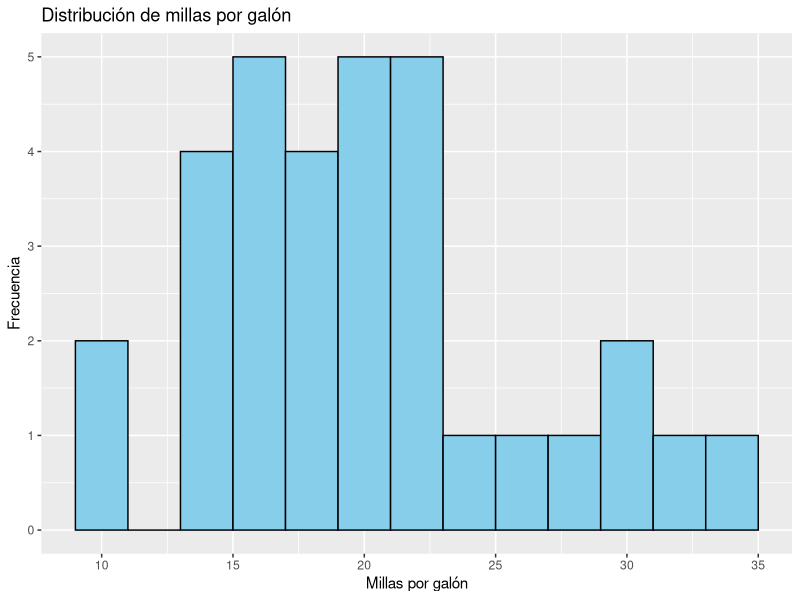
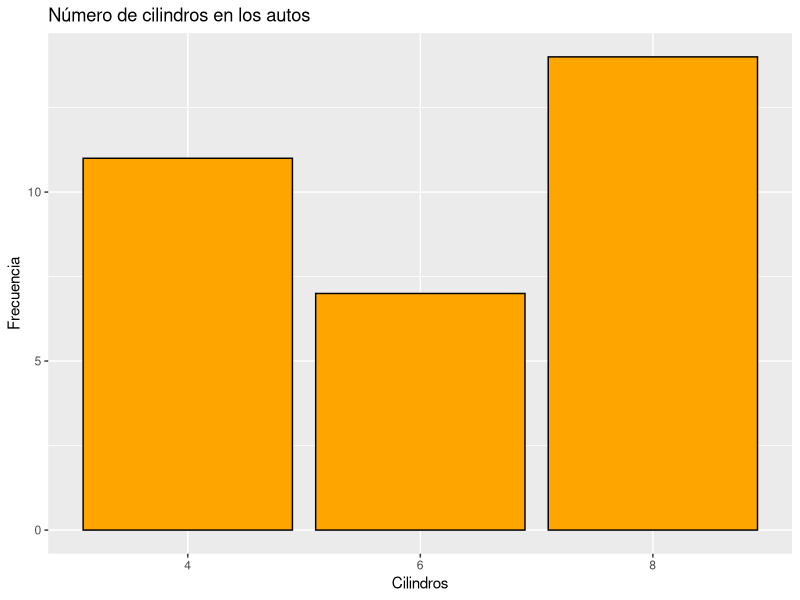
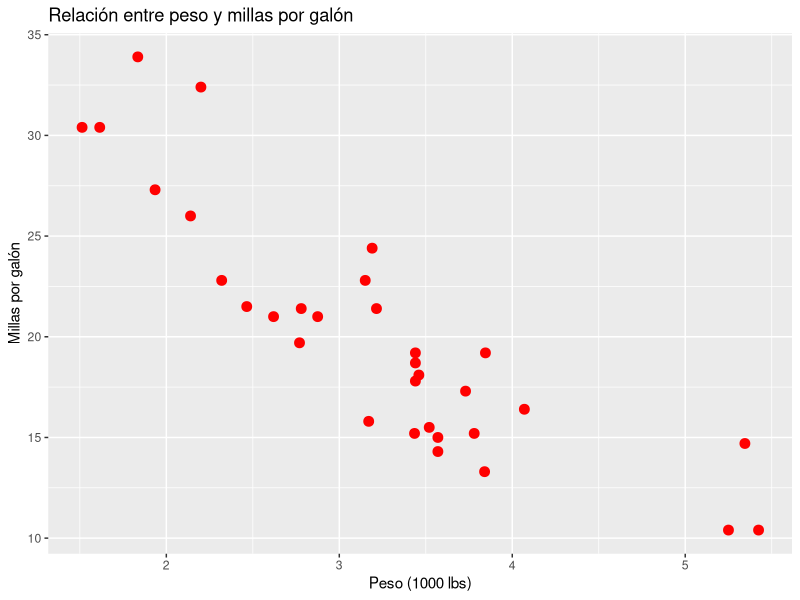
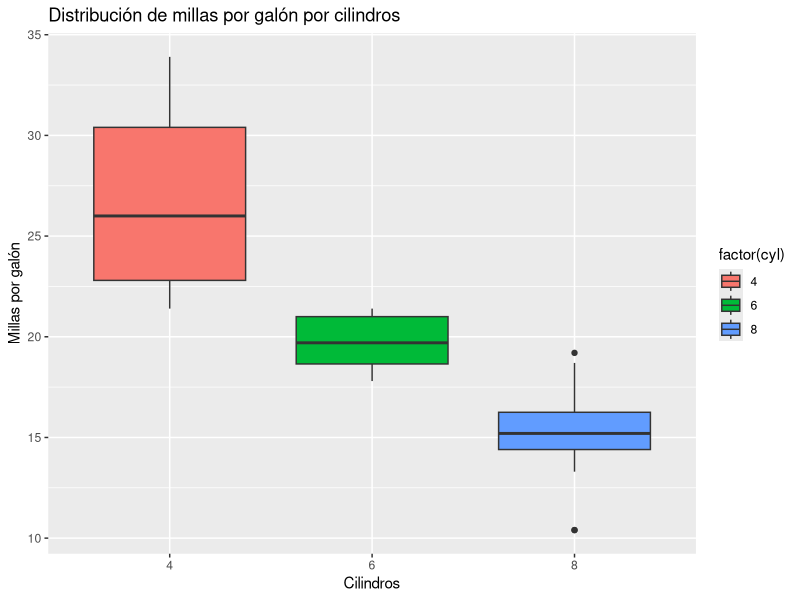

R code for these plots, in order:
## ---- chunk 1
# Instalar y cargar el tidyverse
if (!require("tidyverse")) install.packages("tidyverse")

## ---- chunk 2
ggplot(data = mtcars, aes(x = mpg)) +
  geom_histogram(binwidth = 2, fill = "skyblue", color = "black") +
  labs(title = "Distribución de millas por galón",
       x = "Millas por galón",
       y = "Frecuencia")
## ---- chunk 3
ggplot(data = mtcars, aes(x = factor(cyl))) +
  geom_bar(fill = "orange", color = "black") +
  labs(title = "Número de cilindros en los autos",
       x = "Cilindros",
       y = "Frecuencia")
## ---- chunk 4
ggplot(data = mtcars, aes(x = wt, y = mpg)) +
  geom_point(color = "red", size = 3) +
  labs(title = "Relación entre peso y millas por galón",
       x = "Peso (1000 lbs)",
       y = "Millas por galón")
## ---- chunk 5

ggplot(data = mtcars, aes(x = factor(cyl), y = mpg, fill = factor(cyl))) +
  geom_boxplot() +
  labs(title = "Distribución de millas por galón por cilindros",
       x = "Cilindros",
       y = "Millas por galón")
